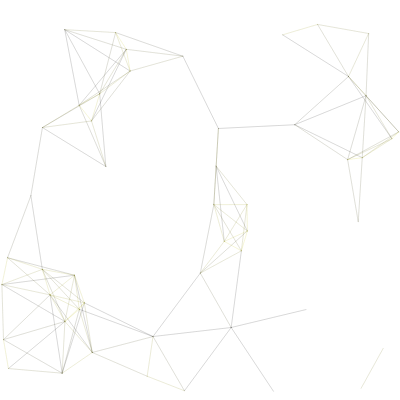
Frame 1 (no input)
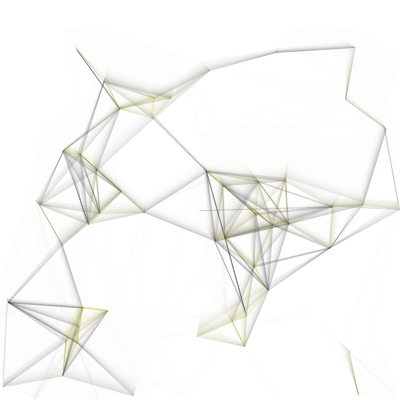
Frame 60 (no input)
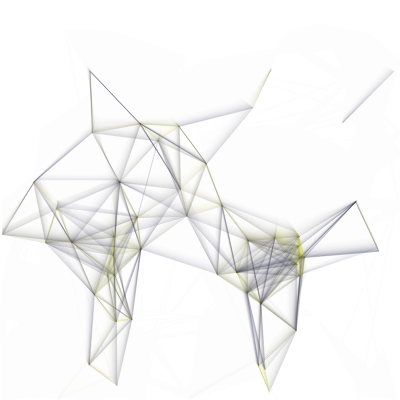
Frame 120 (the mouse pressed at the canvas centre since frame 60)

The p5.js sketch that drew these frames (run headless with seeded random() and noise() and a simulated clock; from frame 60 on, the mouse is pressed at the canvas centre):

// p5.js sketch
// ── sketch.js
// https://www.skillshare.com/classes/Create-Emergent-Generative-Art-With-JavaScript-and-P5.js/769773192/projects

const nParticles = 50;
const particles = []
const particleSize = 80;
const maxCounter = 150
let lines = []
let bColor = 0
const bgColor = 255

const checkCollisions = () => {
  lines = []
  for (let i = 0; i < nParticles; i++) {
    for (let j = 0; j < nParticles; j++) {
      if (i !== j) {
        const distance = p5.Vector.dist(
          particles[i].position,
          particles[j].position
        )
        if (distance < particleSize) {
          if (particles[i].counter === 0) {
            particles[i].direction.rotate(random())
            particles[i].counter = maxCounter
          }
          if (particles[j].counter === 0) {
            particles[j].direction.rotate(random())
            particles[j].counter = maxCounter
          }
          lines.push(
            [particles[i].position,
              particles[j].position,
              distance
            ]
          )
        }
      }
    }
  }
}

const createParticle = () => {
  const particle = {}
  particle.position = createVector(
    Math.random() * width,
    Math.random() * height
  )
  particle.direction = createVector(
    Math.random(),
    Math.random()
  )
  particle.update = function() {
    this.position.add(this.direction)
    if (this.position.x > width || this.position.x < 0) {
      this.position.x = width / 2
    }
    if (this.position.y > height || this.position.y < 0) {
      this.position.y = height / 2
    }
    if (this.counter > 0) {
      this.counter -= 1
    }
  }
  particle.counter = 0
  return particle
}

function setup() {
  createCanvas(400, 400);
  background(bgColor);
  for (let i = 0; i < nParticles; i++) {
    particles.push(createParticle())
  }
}

function draw() {
  background(bgColor, 40)
  checkCollisions()
  for (let i = 0; i < nParticles; i++) {
    const p = particles[i];
    p.update()
    //ellipse(p.position.x, p.position.y, 10)
  }
  for (let i = 0; i < lines.length; i++) {
    const color = map(lines[i][2], 0, particleSize,
      0, 255)
    stroke(255 - color, 255 - color, bColor, 20)
    line(
      lines[i][0].x, lines[i][0].y,
      lines[i][1].x, lines[i][1].y
    )
  }
  bColor = (bColor + 0.5) % 255
}
